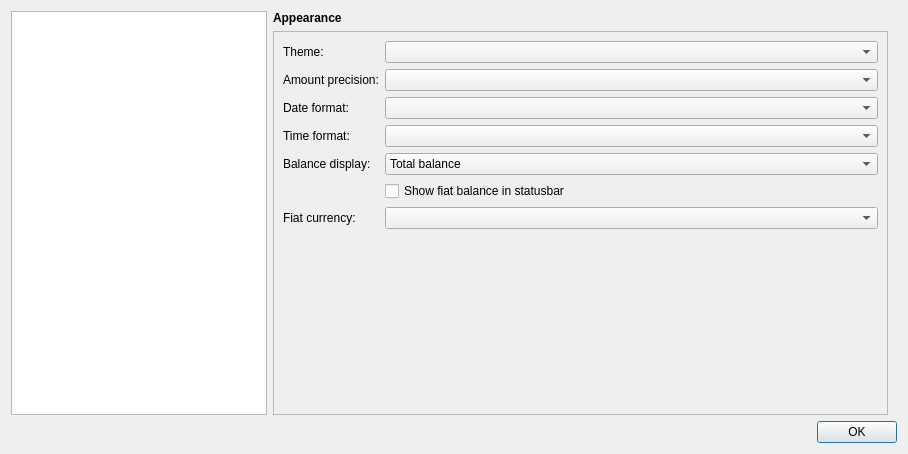
<?xml version="1.0" encoding="UTF-8"?>
<ui version="4.0">
 <class>Settings</class>
 <widget class="QDialog" name="Settings">
  <property name="geometry">
   <rect>
    <x>0</x>
    <y>0</y>
    <width>908</width>
    <height>454</height>
   </rect>
  </property>
  <property name="windowTitle">
   <string>Settings</string>
  </property>
  <layout class="QVBoxLayout" name="verticalLayout">
   <item>
    <layout class="QHBoxLayout" name="horizontalLayout">
     <item>
      <widget class="QListWidget" name="selector">
       <property name="sizePolicy">
        <sizepolicy hsizetype="Preferred" vsizetype="Expanding">
         <horstretch>0</horstretch>
         <verstretch>0</verstretch>
        </sizepolicy>
       </property>
      </widget>
     </item>
     <item>
      <layout class="QVBoxLayout" name="verticalLayout_23"/>
     </item>
     <item>
      <widget class="QStackedWidget" name="stackedWidget">
       <property name="currentIndex">
        <number>0</number>
       </property>
       <widget class="QWidget" name="page_appearance">
        <layout class="QVBoxLayout" name="verticalLayout_6">
         <property name="leftMargin">
          <number>0</number>
         </property>
         <property name="topMargin">
          <number>0</number>
         </property>
         <property name="bottomMargin">
          <number>0</number>
         </property>
         <item>
          <widget class="QLabel" name="label">
           <property name="text">
            <string>&lt;html&gt;&lt;head/&gt;&lt;body&gt;&lt;p&gt;&lt;span style=&quot; font-weight:600;&quot;&gt;Appearance&lt;/span&gt;&lt;/p&gt;&lt;/body&gt;&lt;/html&gt;</string>
           </property>
          </widget>
         </item>
         <item>
          <widget class="QFrame" name="frame_2">
           <property name="frameShape">
            <enum>QFrame::Shape::StyledPanel</enum>
           </property>
           <property name="frameShadow">
            <enum>QFrame::Shadow::Raised</enum>
           </property>
           <layout class="QHBoxLayout" name="horizontalLayout_7">
            <item>
             <layout class="QFormLayout" name="formLayout">
              <item row="0" column="0">
               <widget class="QLabel" name="label_12">
                <property name="text">
                 <string>Theme:</string>
                </property>
               </widget>
              </item>
              <item row="0" column="1">
               <widget class="QComboBox" name="comboBox_theme"/>
              </item>
              <item row="1" column="0">
               <widget class="QLabel" name="label_13">
                <property name="text">
                 <string>Amount precision:</string>
                </property>
               </widget>
              </item>
              <item row="1" column="1">
               <widget class="QComboBox" name="comboBox_amountPrecision"/>
              </item>
              <item row="2" column="0">
               <widget class="QLabel" name="label_14">
                <property name="text">
                 <string>Date format:</string>
                </property>
               </widget>
              </item>
              <item row="2" column="1">
               <widget class="QComboBox" name="comboBox_dateFormat"/>
              </item>
              <item row="3" column="0">
               <widget class="QLabel" name="label_15">
                <property name="text">
                 <string>Time format:</string>
                </property>
               </widget>
              </item>
              <item row="3" column="1">
               <widget class="QComboBox" name="comboBox_timeFormat"/>
              </item>
              <item row="4" column="0">
               <widget class="QLabel" name="label_16">
                <property name="text">
                 <string>Balance display:</string>
                </property>
               </widget>
              </item>
              <item row="4" column="1">
               <widget class="QComboBox" name="comboBox_balanceDisplay">
                <item>
                 <property name="text">
                  <string>Total balance</string>
                 </property>
                </item>
                <item>
                 <property name="text">
                  <string>Spendable balance (+ unconfirmed balance)</string>
                 </property>
                </item>
                <item>
                 <property name="text">
                  <string>Spendable balance</string>
                 </property>
                </item>
               </widget>
              </item>
              <item row="6" column="0">
               <widget class="QLabel" name="label_17">
                <property name="text">
                 <string>Fiat currency:</string>
                </property>
               </widget>
              </item>
              <item row="6" column="1">
               <widget class="QComboBox" name="comboBox_fiatCurrency"/>
              </item>
              <item row="7" column="0">
               <spacer name="verticalSpacer_3">
                <property name="orientation">
                 <enum>Qt::Orientation::Vertical</enum>
                </property>
                <property name="sizeHint" stdset="0">
                 <size>
                  <width>20</width>
                  <height>40</height>
                 </size>
                </property>
               </spacer>
              </item>
              <item row="5" column="1">
               <widget class="QCheckBox" name="checkBox_balanceShowFiat">
                <property name="text">
                 <string>Show fiat balance in statusbar</string>
                </property>
               </widget>
              </item>
             </layout>
            </item>
           </layout>
          </widget>
         </item>
        </layout>
       </widget>
       <widget class="QWidget" name="page_network">
        <layout class="QVBoxLayout" name="verticalLayout_8">
         <property name="leftMargin">
          <number>0</number>
         </property>
         <property name="topMargin">
          <number>0</number>
         </property>
         <property name="bottomMargin">
          <number>0</number>
         </property>
         <item>
          <widget class="QLabel" name="label_2">
           <property name="text">
            <string>&lt;html&gt;&lt;head/&gt;&lt;body&gt;&lt;p&gt;&lt;span style=&quot; font-weight:600;&quot;&gt;Network&lt;/span&gt;&lt;/p&gt;&lt;/body&gt;&lt;/html&gt;</string>
           </property>
          </widget>
         </item>
         <item>
          <widget class="QTabWidget" name="tabWidget_network">
           <property name="currentIndex">
            <number>0</number>
           </property>
           <widget class="QWidget" name="Node">
            <attribute name="title">
             <string>Node</string>
            </attribute>
            <layout class="QVBoxLayout" name="verticalLayout_7">
             <property name="leftMargin">
              <number>0</number>
             </property>
             <property name="topMargin">
              <number>0</number>
             </property>
             <property name="rightMargin">
              <number>0</number>
             </property>
             <property name="bottomMargin">
              <number>0</number>
             </property>
             <item>
              <widget class="NodeWidget" name="nodeWidget" native="true">
               <property name="sizePolicy">
                <sizepolicy hsizetype="Preferred" vsizetype="Expanding">
                 <horstretch>0</horstretch>
                 <verstretch>0</verstretch>
                </sizepolicy>
               </property>
              </widget>
             </item>
            </layout>
           </widget>
           <widget class="QWidget" name="tab_proxy">
            <attribute name="title">
             <string>Proxy</string>
            </attribute>
            <layout class="QVBoxLayout" name="verticalLayout_15">
             <property name="leftMargin">
              <number>0</number>
             </property>
             <property name="topMargin">
              <number>0</number>
             </property>
             <property name="rightMargin">
              <number>0</number>
             </property>
             <property name="bottomMargin">
              <number>0</number>
             </property>
             <item>
              <widget class="NetworkProxyWidget" name="proxyWidget" native="true"/>
             </item>
            </layout>
           </widget>
           <widget class="QWidget" name="tab_websocket">
            <attribute name="title">
             <string>Public data</string>
            </attribute>
            <layout class="QVBoxLayout" name="verticalLayout_16">
             <item>
              <widget class="QLabel" name="label_35">
               <property name="sizePolicy">
                <sizepolicy hsizetype="Preferred" vsizetype="Expanding">
                 <horstretch>0</horstretch>
                 <verstretch>0</verstretch>
                </sizepolicy>
               </property>
               <property name="text">
                <string>&lt;html&gt;&lt;head/&gt;&lt;body&gt;&lt;p&gt;Biscuit can connect to a service hosted by the developers to obtain pricing information, Home feeds and more.&lt;/p&gt;&lt;p&gt;This service is only used to fetch information. The wallet does not send information about its state or your transactions to the server. It is not used for any telemetry or crash reports.&lt;/p&gt;&lt;p&gt;If you disable this connection some functionality will be unavailable.&lt;/p&gt;&lt;/body&gt;&lt;/html&gt;</string>
               </property>
               <property name="wordWrap">
                <bool>true</bool>
               </property>
              </widget>
             </item>
             <item>
              <spacer name="verticalSpacer_11">
               <property name="orientation">
                <enum>Qt::Orientation::Vertical</enum>
               </property>
               <property name="sizeType">
                <enum>QSizePolicy::Policy::Maximum</enum>
               </property>
               <property name="sizeHint" stdset="0">
                <size>
                 <width>0</width>
                 <height>10</height>
                </size>
               </property>
              </spacer>
             </item>
             <item>
              <layout class="QHBoxLayout" name="layout_thirdPartyData">
               <item>
                <widget class="QLabel" name="label_thirdPartyData">
                 <property name="text">
                  <string>Obtain third-party data:</string>
                 </property>
                </widget>
               </item>
               <item>
                <widget class="QComboBox" name="combo_thirdPartyData">
                 <item>
                  <property name="text">
                   <string>Enabled</string>
                  </property>
                 </item>
                 <item>
                  <property name="text">
                   <string>Tor only</string>
                  </property>
                 </item>
                 <item>
                  <property name="text">
                   <string>Disabled</string>
                  </property>
                 </item>
                </widget>
               </item>
               <item>
                <spacer name="horizontalSpacer_thirdPartyData">
                 <property name="orientation">
                  <enum>Qt::Orientation::Horizontal</enum>
                 </property>
                 <property name="sizeHint" stdset="0">
                  <size>
                   <width>0</width>
                   <height>0</height>
                  </size>
                 </property>
                </spacer>
               </item>
              </layout>
             </item>
             <item>
              <spacer name="verticalSpacer_10">
               <property name="orientation">
                <enum>Qt::Orientation::Vertical</enum>
               </property>
               <property name="sizeHint" stdset="0">
                <size>
                 <width>20</width>
                 <height>0</height>
                </size>
               </property>
              </spacer>
             </item>
            </layout>
           </widget>
           <widget class="QWidget" name="tab_offline">
            <attribute name="title">
             <string>Offline</string>
            </attribute>
            <layout class="QVBoxLayout" name="verticalLayout_20">
             <item>
              <widget class="QCheckBox" name="checkBox_offlineMode">
               <property name="text">
                <string>Disable all network connections (offline mode)</string>
               </property>
              </widget>
             </item>
             <item>
              <spacer name="verticalSpacer_9">
               <property name="orientation">
                <enum>Qt::Orientation::Vertical</enum>
               </property>
               <property name="sizeHint" stdset="0">
                <size>
                 <width>20</width>
                 <height>40</height>
                </size>
               </property>
              </spacer>
             </item>
            </layout>
           </widget>
          </widget>
         </item>
        </layout>
       </widget>
       <widget class="QWidget" name="page_storage">
        <layout class="QVBoxLayout" name="verticalLayout_3">
         <property name="leftMargin">
          <number>0</number>
         </property>
         <property name="topMargin">
          <number>0</number>
         </property>
         <property name="bottomMargin">
          <number>0</number>
         </property>
         <item>
          <widget class="QLabel" name="label_3">
           <property name="text">
            <string>&lt;html&gt;&lt;head/&gt;&lt;body&gt;&lt;p&gt;&lt;span style=&quot; font-weight:600;&quot;&gt;Storage&lt;/span&gt;&lt;/p&gt;&lt;/body&gt;&lt;/html&gt;</string>
           </property>
          </widget>
         </item>
         <item>
          <widget class="QTabWidget" name="tabWidget_storage">
           <property name="currentIndex">
            <number>0</number>
           </property>
           <widget class="QWidget" name="tab_5">
            <attribute name="title">
             <string>Paths</string>
            </attribute>
            <layout class="QVBoxLayout" name="verticalLayout_9">
             <item>
              <widget class="QLabel" name="label_4">
               <property name="text">
                <string>This application uses the following paths:</string>
               </property>
              </widget>
             </item>
             <item>
              <layout class="QFormLayout" name="formLayout_2">
               <property name="fieldGrowthPolicy">
                <enum>QFormLayout::FieldGrowthPolicy::ExpandingFieldsGrow</enum>
               </property>
               <property name="rowWrapPolicy">
                <enum>QFormLayout::RowWrapPolicy::DontWrapRows</enum>
               </property>
               <item row="0" column="0">
                <widget class="QLabel" name="label_22">
                 <property name="text">
                  <string>Wallet directory:</string>
                 </property>
                </widget>
               </item>
               <item row="0" column="1">
                <layout class="QHBoxLayout" name="horizontalLayout_10">
                 <property name="spacing">
                  <number>0</number>
                 </property>
                 <item>
                  <widget class="QLineEdit" name="lineEdit_defaultWalletDir">
                   <property name="readOnly">
                    <bool>true</bool>
                   </property>
                  </widget>
                 </item>
                 <item>
                  <widget class="QPushButton" name="btn_browseDefaultWalletDir">
                   <property name="text">
                    <string>Change</string>
                   </property>
                  </widget>
                 </item>
                 <item>
                  <widget class="QPushButton" name="btn_openWalletDir">
                   <property name="text">
                    <string>Open</string>
                   </property>
                  </widget>
                 </item>
                </layout>
               </item>
               <item row="1" column="0">
                <widget class="QLabel" name="label_23">
                 <property name="text">
                  <string>Config directory:</string>
                 </property>
                </widget>
               </item>
               <item row="1" column="1">
                <layout class="QHBoxLayout" name="horizontalLayout_3">
                 <item>
                  <widget class="QLineEdit" name="lineEdit_configDir">
                   <property name="readOnly">
                    <bool>true</bool>
                   </property>
                  </widget>
                 </item>
                 <item>
                  <widget class="QPushButton" name="btn_openConfigDir">
                   <property name="text">
                    <string>Open</string>
                   </property>
                  </widget>
                 </item>
                </layout>
               </item>
               <item row="2" column="0">
                <widget class="QLabel" name="label_24">
                 <property name="text">
                  <string>Application directory:</string>
                 </property>
                </widget>
               </item>
               <item row="2" column="1">
                <widget class="QLineEdit" name="lineEdit_applicationDir">
                 <property name="sizePolicy">
                  <sizepolicy hsizetype="Expanding" vsizetype="Fixed">
                   <horstretch>0</horstretch>
                   <verstretch>0</verstretch>
                  </sizepolicy>
                 </property>
                 <property name="readOnly">
                  <bool>true</bool>
                 </property>
                </widget>
               </item>
              </layout>
             </item>
             <item>
              <widget class="QFrame" name="frame_portableMode">
               <property name="frameShape">
                <enum>QFrame::Shape::NoFrame</enum>
               </property>
               <property name="frameShadow">
                <enum>QFrame::Shadow::Raised</enum>
               </property>
               <layout class="QHBoxLayout" name="horizontalLayout_6">
                <property name="leftMargin">
                 <number>0</number>
                </property>
                <property name="topMargin">
                 <number>0</number>
                </property>
                <property name="rightMargin">
                 <number>0</number>
                </property>
                <property name="bottomMargin">
                 <number>0</number>
                </property>
                <item>
                 <widget class="QLabel" name="label_10">
                  <property name="text">
                   <string>Portable mode is enabled.</string>
                  </property>
                 </widget>
                </item>
               </layout>
              </widget>
             </item>
             <item>
              <spacer name="verticalSpacer_4">
               <property name="orientation">
                <enum>Qt::Orientation::Vertical</enum>
               </property>
               <property name="sizeHint" stdset="0">
                <size>
                 <width>20</width>
                 <height>40</height>
                </size>
               </property>
              </spacer>
             </item>
            </layout>
           </widget>
           <widget class="QWidget" name="tab_4">
            <attribute name="title">
             <string>Logging</string>
            </attribute>
            <layout class="QVBoxLayout" name="verticalLayout_2">
             <item>
              <widget class="QCheckBox" name="checkBox_writeStackTraceToDisk">
               <property name="text">
                <string>Write stack trace to file on crash (Linux-only)</string>
               </property>
              </widget>
             </item>
             <item>
              <widget class="QCheckBox" name="checkBox_enableLogging">
               <property name="text">
                <string>Write log files to disk</string>
               </property>
              </widget>
             </item>
             <item>
              <layout class="QHBoxLayout" name="horizontalLayout_4">
               <item>
                <widget class="QLabel" name="label_9">
                 <property name="sizePolicy">
                  <sizepolicy hsizetype="Maximum" vsizetype="Preferred">
                   <horstretch>0</horstretch>
                   <verstretch>0</verstretch>
                  </sizepolicy>
                 </property>
                 <property name="text">
                  <string>Log level:</string>
                 </property>
                </widget>
               </item>
               <item>
                <widget class="QComboBox" name="comboBox_logLevel">
                 <item>
                  <property name="text">
                   <string>Warning</string>
                  </property>
                 </item>
                 <item>
                  <property name="text">
                   <string>Info</string>
                  </property>
                 </item>
                 <item>
                  <property name="text">
                   <string>Debug</string>
                  </property>
                 </item>
                 <item>
                  <property name="text">
                   <string>Trace</string>
                  </property>
                 </item>
                </widget>
               </item>
              </layout>
             </item>
             <item>
              <spacer name="verticalSpacer">
               <property name="orientation">
                <enum>Qt::Orientation::Vertical</enum>
               </property>
               <property name="sizeHint" stdset="0">
                <size>
                 <width>10</width>
                 <height>0</height>
                </size>
               </property>
              </spacer>
             </item>
             <item>
              <layout class="QHBoxLayout" name="horizontalLayout_5">
               <item>
                <widget class="QPushButton" name="btn_openLogFile">
                 <property name="text">
                  <string>Open log file</string>
                 </property>
                </widget>
               </item>
               <item>
                <spacer name="horizontalSpacer">
                 <property name="orientation">
                  <enum>Qt::Orientation::Horizontal</enum>
                 </property>
                 <property name="sizeHint" stdset="0">
                  <size>
                   <width>40</width>
                   <height>20</height>
                  </size>
                 </property>
                </spacer>
               </item>
              </layout>
             </item>
            </layout>
           </widget>
           <widget class="QWidget" name="tab_6">
            <attribute name="title">
             <string>Misc</string>
            </attribute>
            <layout class="QVBoxLayout" name="verticalLayout_10">
             <item>
              <widget class="QCheckBox" name="checkBox_writeRecentlyOpened">
               <property name="text">
                <string>Write recently opened wallets to config file</string>
               </property>
              </widget>
             </item>
             <item>
              <spacer name="verticalSpacer_5">
               <property name="orientation">
                <enum>Qt::Orientation::Vertical</enum>
               </property>
               <property name="sizeHint" stdset="0">
                <size>
                 <width>20</width>
                 <height>40</height>
                </size>
               </property>
              </spacer>
             </item>
            </layout>
           </widget>
          </widget>
         </item>
        </layout>
       </widget>
       <widget class="QWidget" name="page_display">
        <layout class="QVBoxLayout" name="verticalLayout_12">
         <property name="leftMargin">
          <number>0</number>
         </property>
         <property name="topMargin">
          <number>0</number>
         </property>
         <property name="bottomMargin">
          <number>0</number>
         </property>
         <item>
          <widget class="QLabel" name="label_5">
           <property name="sizePolicy">
            <sizepolicy hsizetype="Preferred" vsizetype="Maximum">
             <horstretch>0</horstretch>
             <verstretch>0</verstretch>
            </sizepolicy>
           </property>
           <property name="text">
            <string>&lt;html&gt;&lt;head/&gt;&lt;body&gt;&lt;p&gt;&lt;span style=&quot; font-weight:600;&quot;&gt;Display&lt;/span&gt;&lt;/p&gt;&lt;/body&gt;&lt;/html&gt;</string>
           </property>
          </widget>
         </item>
         <item>
          <widget class="QFrame" name="frame_3">
           <property name="sizePolicy">
            <sizepolicy hsizetype="Preferred" vsizetype="Preferred">
             <horstretch>1</horstretch>
             <verstretch>1</verstretch>
            </sizepolicy>
           </property>
           <property name="frameShape">
            <enum>QFrame::Shape::StyledPanel</enum>
           </property>
           <property name="frameShadow">
            <enum>QFrame::Shadow::Raised</enum>
           </property>
           <layout class="QVBoxLayout" name="verticalLayout_11">
            <item>
             <layout class="QVBoxLayout" name="verticalLayout_19" stretch="1,1,1,1,1,0,0,0">
              <item>
               <layout class="QHBoxLayout" name="horizontalLayout_8">
                <item>
                 <widget class="QCheckBox" name="checkBox_hideBalance">
                  <property name="sizePolicy">
                   <sizepolicy hsizetype="Minimum" vsizetype="Fixed">
                    <horstretch>0</horstretch>
                    <verstretch>1</verstretch>
                   </sizepolicy>
                  </property>
                  <property name="text">
                   <string>Hide balance</string>
                  </property>
                 </widget>
                </item>
               </layout>
              </item>
              <item>
               <layout class="QHBoxLayout" name="horizontalLayout_9">
                <item>
                 <widget class="QCheckBox" name="checkBox_hideUpdateNotifications">
                  <property name="sizePolicy">
                   <sizepolicy hsizetype="Minimum" vsizetype="Fixed">
                    <horstretch>0</horstretch>
                    <verstretch>1</verstretch>
                   </sizepolicy>
                  </property>
                  <property name="text">
                   <string>Hide update notifications</string>
                  </property>
                 </widget>
                </item>
               </layout>
              </item>
              <item>
               <layout class="QHBoxLayout" name="horizontalLayout_11">
                <item>
                 <widget class="QCheckBox" name="checkBox_hideTransactionNotifications">
                  <property name="sizePolicy">
                   <sizepolicy hsizetype="Minimum" vsizetype="Fixed">
                    <horstretch>0</horstretch>
                    <verstretch>1</verstretch>
                   </sizepolicy>
                  </property>
                  <property name="text">
                   <string>Hide transaction notifications</string>
                  </property>
                 </widget>
                </item>
               </layout>
              </item>
              <item>
               <layout class="QHBoxLayout" name="horizontalLayout_12">
                <item>
                 <widget class="QCheckBox" name="checkBox_warnOnExternalLink">
                  <property name="sizePolicy">
                   <sizepolicy hsizetype="Minimum" vsizetype="Fixed">
                    <horstretch>0</horstretch>
                    <verstretch>1</verstretch>
                   </sizepolicy>
                  </property>
                  <property name="text">
                   <string>Warn before opening external link</string>
                  </property>
                 </widget>
                </item>
               </layout>
              </item>
              <item>
               <layout class="QHBoxLayout" name="horizontalLayout_15">
                <item>
                 <widget class="QCheckBox" name="checkBox_lockOnInactivity">
                  <property name="sizePolicy">
                   <sizepolicy hsizetype="Maximum" vsizetype="Fixed">
                    <horstretch>0</horstretch>
                    <verstretch>1</verstretch>
                   </sizepolicy>
                  </property>
                  <property name="text">
                   <string>Lock wallet after inactivity of</string>
                  </property>
                 </widget>
                </item>
                <item>
                 <widget class="QSpinBox" name="spinBox_lockOnInactivity">
                  <property name="sizePolicy">
                   <sizepolicy hsizetype="Maximum" vsizetype="Fixed">
                    <horstretch>0</horstretch>
                    <verstretch>0</verstretch>
                   </sizepolicy>
                  </property>
                  <property name="minimum">
                   <number>1</number>
                  </property>
                  <property name="maximum">
                   <number>120</number>
                  </property>
                 </widget>
                </item>
                <item>
                 <widget class="QLabel" name="label_25">
                  <property name="sizePolicy">
                   <sizepolicy hsizetype="Preferred" vsizetype="Maximum">
                    <horstretch>0</horstretch>
                    <verstretch>0</verstretch>
                   </sizepolicy>
                  </property>
                  <property name="text">
                   <string>minutes</string>
                  </property>
                 </widget>
                </item>
               </layout>
              </item>
              <item>
               <layout class="QHBoxLayout" name="horizontalLayout_14">
                <item>
                 <widget class="QCheckBox" name="checkBox_lockOnMinimize">
                  <property name="text">
                   <string>Lock wallet after minimizing the window</string>
                  </property>
                 </widget>
                </item>
               </layout>
              </item>
              <item>
               <layout class="QHBoxLayout" name="horizontalLayout_13">
                <item>
                 <widget class="QCheckBox" name="checkBox_showTrayIcon">
                  <property name="text">
                   <string>Show tray icon</string>
                  </property>
                 </widget>
                </item>
               </layout>
              </item>
              <item>
               <layout class="QHBoxLayout" name="horizontalLayout_16">
                <item>
                 <spacer name="horizontalSpacer_2">
                  <property name="orientation">
                   <enum>Qt::Orientation::Horizontal</enum>
                  </property>
                  <property name="sizeType">
                   <enum>QSizePolicy::Policy::Fixed</enum>
                  </property>
                  <property name="sizeHint" stdset="0">
                   <size>
                    <width>30</width>
                    <height>20</height>
                   </size>
                  </property>
                 </spacer>
                </item>
                <item>
                 <widget class="QCheckBox" name="checkBox_minimizeToTray">
                  <property name="enabled">
                   <bool>false</bool>
                  </property>
                  <property name="text">
                   <string>Hide window to system tray when minimized</string>
                  </property>
                 </widget>
                </item>
               </layout>
              </item>
             </layout>
            </item>
            <item>
             <spacer name="verticalSpacer_6">
              <property name="orientation">
               <enum>Qt::Orientation::Vertical</enum>
              </property>
              <property name="sizeHint" stdset="0">
               <size>
                <width>20</width>
                <height>40</height>
               </size>
              </property>
             </spacer>
            </item>
           </layout>
          </widget>
         </item>
        </layout>
       </widget>
       <widget class="QWidget" name="page_memory">
        <layout class="QVBoxLayout" name="verticalLayout_13">
         <property name="leftMargin">
          <number>0</number>
         </property>
         <property name="topMargin">
          <number>0</number>
         </property>
         <property name="bottomMargin">
          <number>0</number>
         </property>
         <item>
          <widget class="QLabel" name="label_6">
           <property name="sizePolicy">
            <sizepolicy hsizetype="Preferred" vsizetype="Maximum">
             <horstretch>0</horstretch>
             <verstretch>0</verstretch>
            </sizepolicy>
           </property>
           <property name="text">
            <string>&lt;html&gt;&lt;head/&gt;&lt;body&gt;&lt;p&gt;&lt;span style=&quot; font-weight:600;&quot;&gt;Memory&lt;/span&gt;&lt;/p&gt;&lt;/body&gt;&lt;/html&gt;</string>
           </property>
          </widget>
         </item>
         <item>
          <widget class="QFrame" name="frame_4">
           <property name="frameShape">
            <enum>QFrame::Shape::StyledPanel</enum>
           </property>
           <property name="frameShadow">
            <enum>QFrame::Shadow::Raised</enum>
           </property>
           <layout class="QVBoxLayout" name="verticalLayout_17">
            <item>
             <widget class="QCheckBox" name="checkBox_17">
              <property name="text">
               <string>Encrypt private spendkey on lock</string>
              </property>
             </widget>
            </item>
            <item>
             <spacer name="verticalSpacer_8">
              <property name="orientation">
               <enum>Qt::Orientation::Vertical</enum>
              </property>
              <property name="sizeHint" stdset="0">
               <size>
                <width>20</width>
                <height>263</height>
               </size>
              </property>
             </spacer>
            </item>
           </layout>
          </widget>
         </item>
        </layout>
       </widget>
       <widget class="QWidget" name="page_transactions">
        <layout class="QVBoxLayout" name="verticalLayout_4">
         <property name="leftMargin">
          <number>0</number>
         </property>
         <property name="topMargin">
          <number>0</number>
         </property>
         <property name="bottomMargin">
          <number>0</number>
         </property>
         <item>
          <widget class="QLabel" name="label_7">
           <property name="sizePolicy">
            <sizepolicy hsizetype="Preferred" vsizetype="Maximum">
             <horstretch>0</horstretch>
             <verstretch>0</verstretch>
            </sizepolicy>
           </property>
           <property name="text">
            <string>&lt;html&gt;&lt;head/&gt;&lt;body&gt;&lt;p&gt;&lt;span style=&quot; font-weight:600;&quot;&gt;Transactions&lt;/span&gt;&lt;/p&gt;&lt;/body&gt;&lt;/html&gt;</string>
           </property>
          </widget>
         </item>
         <item>
          <widget class="QFrame" name="frame">
           <property name="frameShape">
            <enum>QFrame::Shape::StyledPanel</enum>
           </property>
           <property name="frameShadow">
            <enum>QFrame::Shadow::Raised</enum>
           </property>
           <layout class="QVBoxLayout" name="verticalLayout_5">
            <item>
             <layout class="QHBoxLayout" name="horizontalLayout_2">
              <item>
               <widget class="QCheckBox" name="checkBox_multibroadcast">
                <property name="text">
                 <string>Multibroadcast outgoing transactions</string>
                </property>
               </widget>
              </item>
              <item>
               <widget class="QPushButton" name="btn_multibroadcast">
                <property name="sizePolicy">
                 <sizepolicy hsizetype="Maximum" vsizetype="Fixed">
                  <horstretch>0</horstretch>
                  <verstretch>0</verstretch>
                 </sizepolicy>
                </property>
                <property name="text">
                 <string>?</string>
                </property>
                <property name="flat">
                 <bool>true</bool>
                </property>
               </widget>
              </item>
              <item>
               <spacer name="horizontalSpacer_4">
                <property name="orientation">
                 <enum>Qt::Orientation::Horizontal</enum>
                </property>
                <property name="sizeHint" stdset="0">
                 <size>
                  <width>0</width>
                  <height>20</height>
                 </size>
                </property>
               </spacer>
              </item>
             </layout>
            </item>
            <item>
             <widget class="QCheckBox" name="checkBox_alwaysOpenAdvancedTxDialog">
              <property name="text">
               <string>Always open advanced transaction dialog</string>
              </property>
             </widget>
            </item>
            <item>
             <widget class="QCheckBox" name="checkBox_requirePasswordToSpend">
              <property name="text">
               <string>Require password to spend</string>
              </property>
             </widget>
            </item>
            <item>
             <widget class="QCheckBox" name="checkBox_manualFeeTierSelection">
              <property name="text">
               <string>Manual fee-tier selection</string>
              </property>
             </widget>
            </item>
            <item>
             <widget class="QCheckBox" name="checkBox_subtractFeeFromAmount">
              <property name="text">
               <string>Subtract fee from outputs</string>
              </property>
             </widget>
            </item>
            <item>
             <spacer name="verticalSpacer_2">
              <property name="orientation">
               <enum>Qt::Orientation::Vertical</enum>
              </property>
              <property name="sizeHint" stdset="0">
               <size>
                <width>20</width>
                <height>40</height>
               </size>
              </property>
             </spacer>
            </item>
           </layout>
          </widget>
         </item>
        </layout>
       </widget>
       <widget class="QWidget" name="page_plugins">
        <layout class="QVBoxLayout" name="verticalLayout_21">
         <property name="leftMargin">
          <number>0</number>
         </property>
         <property name="topMargin">
          <number>0</number>
         </property>
         <property name="bottomMargin">
          <number>0</number>
         </property>
         <item>
          <widget class="QLabel" name="label_20">
           <property name="text">
            <string>&lt;html&gt;&lt;head/&gt;&lt;body&gt;&lt;p&gt;&lt;span style=&quot; font-weight:700;&quot;&gt;Plugins&lt;/span&gt;&lt;/p&gt;&lt;/body&gt;&lt;/html&gt;</string>
           </property>
          </widget>
         </item>
         <item>
          <widget class="PluginWidget" name="pluginWidget" native="true">
           <property name="sizePolicy">
            <sizepolicy hsizetype="Preferred" vsizetype="Expanding">
             <horstretch>0</horstretch>
             <verstretch>0</verstretch>
            </sizepolicy>
           </property>
          </widget>
         </item>
        </layout>
       </widget>
       <widget class="QWidget" name="page_misc">
        <layout class="QVBoxLayout" name="verticalLayout_18">
         <property name="leftMargin">
          <number>0</number>
         </property>
         <property name="topMargin">
          <number>0</number>
         </property>
         <property name="bottomMargin">
          <number>0</number>
         </property>
         <item>
          <widget class="QLabel" name="label_8">
           <property name="text">
            <string>&lt;html&gt;&lt;head/&gt;&lt;body&gt;&lt;p&gt;&lt;span style=&quot; font-weight:600;&quot;&gt;Misc&lt;/span&gt;&lt;/p&gt;&lt;/body&gt;&lt;/html&gt;</string>
           </property>
          </widget>
         </item>
         <item>
          <widget class="QTabWidget" name="tabWidget_3">
           <property name="sizePolicy">
            <sizepolicy hsizetype="Preferred" vsizetype="Expanding">
             <horstretch>0</horstretch>
             <verstretch>0</verstretch>
            </sizepolicy>
           </property>
           <property name="currentIndex">
            <number>0</number>
           </property>
           <widget class="QWidget" name="tab_7">
            <attribute name="title">
             <string>Links</string>
            </attribute>
            <layout class="QVBoxLayout" name="verticalLayout_14">
             <item>
              <widget class="QLabel" name="label_11">
               <property name="sizePolicy">
                <sizepolicy hsizetype="Preferred" vsizetype="Maximum">
                 <horstretch>0</horstretch>
                 <verstretch>0</verstretch>
                </sizepolicy>
               </property>
               <property name="text">
                <string>Block explorer:</string>
               </property>
              </widget>
             </item>
             <item>
              <widget class="UrlListConfigureWidget" name="blockExplorerConfigureWidget" native="true"/>
             </item>
             <item>
              <spacer name="verticalSpacer_7">
               <property name="orientation">
                <enum>Qt::Orientation::Vertical</enum>
               </property>
               <property name="sizeHint" stdset="0">
                <size>
                 <width>20</width>
                 <height>40</height>
                </size>
               </property>
              </spacer>
             </item>
            </layout>
           </widget>
          </widget>
         </item>
        </layout>
       </widget>
      </widget>
     </item>
    </layout>
   </item>
   <item>
    <widget class="QDialogButtonBox" name="closeButton">
     <property name="orientation">
      <enum>Qt::Orientation::Horizontal</enum>
     </property>
     <property name="standardButtons">
      <set>QDialogButtonBox::StandardButton::Ok</set>
     </property>
    </widget>
   </item>
  </layout>
 </widget>
 <customwidgets>
  <customwidget>
   <class>NodeWidget</class>
   <extends>QWidget</extends>
   <header>widgets/NodeWidget.h</header>
   <container>1</container>
  </customwidget>
  <customwidget>
   <class>NetworkProxyWidget</class>
   <extends>QWidget</extends>
   <header>widgets/NetworkProxyWidget.h</header>
   <container>1</container>
  </customwidget>
  <customwidget>
   <class>PluginWidget</class>
   <extends>QWidget</extends>
   <header>widgets/PluginWidget.h</header>
   <container>1</container>
  </customwidget>
  <customwidget>
   <class>UrlListConfigureWidget</class>
   <extends>QWidget</extends>
   <header>widgets/UrlListConfigureWidget.h</header>
   <container>1</container>
  </customwidget>
 </customwidgets>
 <resources/>
 <connections>
  <connection>
   <sender>closeButton</sender>
   <signal>accepted()</signal>
   <receiver>Settings</receiver>
   <slot>accept()</slot>
   <hints>
    <hint type="sourcelabel">
     <x>248</x>
     <y>254</y>
    </hint>
    <hint type="destinationlabel">
     <x>157</x>
     <y>274</y>
    </hint>
   </hints>
  </connection>
  <connection>
   <sender>closeButton</sender>
   <signal>rejected()</signal>
   <receiver>Settings</receiver>
   <slot>reject()</slot>
   <hints>
    <hint type="sourcelabel">
     <x>316</x>
     <y>260</y>
    </hint>
    <hint type="destinationlabel">
     <x>286</x>
     <y>274</y>
    </hint>
   </hints>
  </connection>
 </connections>
</ui>
